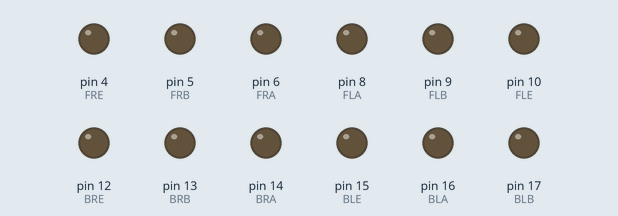
Recording of a sketch running on a simulated Arduino Uno, built with avr-gcc and run on an emulated ATmega328P. Parts: output pins drawn as LEDs (lit = HIGH). What the sketch prints to the serial monitor is not drawn.

Above: at 0.1 s.
At 1.1 s:
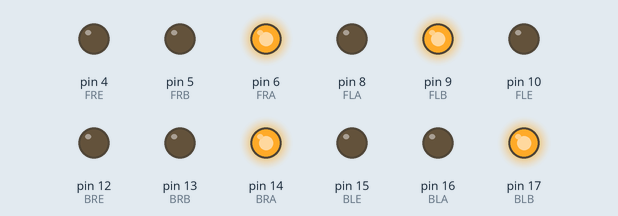
Timing chart, 0 to 2.6 s (numbered marks = the images above):
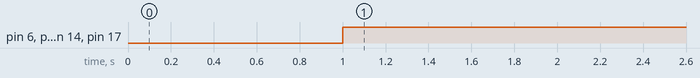

Measured:
- by itself, pin 6 (FRA), pin 9 (FLB), pin 14 (BRA), pin 17 (BLB): LOW → HIGH at 1.0 s

The sketch:

robotcontroller.ino
```cpp
int FLA = 8;
int FLB = 9;
int FLE = 10;

int FRA = 6;
int FRB = 5;
int FRE = 4;

int BLA = 16;
int BLB = 17;
int BLE = 15;

int BRA = 14;
int BRB = 13;
int BRE = 12;


const int MINDUTYCYCLE = 100;
const int MAXDUTYCYCLE = 255;

const int FL = 0;
const int FR = 1;
const int BL = 2;
const int BR = 3;

unsigned long lastCommandTime = 0;

void setup()
{
  Serial.begin(9600);
  Serial.println("Hello");
  pinMode(FLA,OUTPUT);
  pinMode(FLB,OUTPUT);
  pinMode(FLE,OUTPUT);
  pinMode(FRA,OUTPUT);
  pinMode(FRB,OUTPUT);
  pinMode(FRE,OUTPUT);
  pinMode(BLA,OUTPUT);
  pinMode(BLB,OUTPUT);
  pinMode(BLE,OUTPUT);
  pinMode(BRA,OUTPUT);
  pinMode(BRB,OUTPUT);
  pinMode(BRE,OUTPUT);
}
int motorSelect = -1;
int motorPower = -1;
void loop()
{
  if (millis() - lastCommandTime > 1000)
  {
    StopMotors();
  }

  if(Serial.available() > 0)
  {
    if(motorSelect != -1)
    {
      motorPower = Serial.read();
      motorPower -= 128;
      float mp = motorPower / 128.0;
      switch (motorSelect)
      {
        case FL:
            FLSpin(mp);
            break;
        case FR:
            FRSpin(mp);
            break;
        case BL:
            BLSpin(mp);
            break;
        case BR:
            BRSpin(mp);
            break;
      }
      motorSelect = -1;
      lastCommandTime = millis();
    }
    else
    {
      motorSelect = Serial.read();
    }

  }
}
int getDutyCycle(float power)
{
  int dutyCycle = 0;
  if(power > 0.0)
  {
    dutyCycle = min(MINDUTYCYCLE + (MAXDUTYCYCLE-MINDUTYCYCLE)*power,MAXDUTYCYCLE);
  }
  return dutyCycle;
}
void StopMotors()
{
  FLSpin(0.0);
  FRSpin(0.0);
  BLSpin(0.0);
  BRSpin(0.0);
}
void FLSpin(float power)
{
  int dutyCycle = 0;
  //spin counter-clockwise on positive values
  if(power >= 0)
  {
    digitalWrite(FLA,LOW);
    digitalWrite(FLB,HIGH);
    dutyCycle = getDutyCycle(power);
  }
  //spin clockwise on negative values
  else
  {
    digitalWrite(FLA,HIGH);
    digitalWrite(FLB,LOW);
    dutyCycle = getDutyCycle(power*-1);
  }
  analogWrite(FLE,dutyCycle);
}
void FRSpin(float power)
{
  int dutyCycle = 0;
  //spin clockwise on positive values
  if(power >= 0)
  {
    digitalWrite(FRA,HIGH);
    digitalWrite(FRB,LOW);
    dutyCycle = getDutyCycle(power);
  }
  //spin counter-clockwise on negative values
  else
  {
    digitalWrite(FRA,LOW);
    digitalWrite(FRB,HIGH);
    dutyCycle = getDutyCycle(power*-1);
  }
  analogWrite(FRE,dutyCycle);
}
void BLSpin(float power)
{
  int dutyCycle = 0;
  //spin counter-clockwise on positive values
  if(power >= 0)
  {
    digitalWrite(BLA,LOW);
    digitalWrite(BLB,HIGH);
    dutyCycle = getDutyCycle(power);
  }
  //spin clockwise on negative values
  else
  {
    digitalWrite(BLA,HIGH);
    digitalWrite(BLB,LOW);
    dutyCycle = getDutyCycle(power*-1);
  }
  analogWrite(BLE,dutyCycle);
}
void BRSpin(float power)
{
  int dutyCycle = 0;
  //spin clockwise on positive values
  if(power >= 0)
  {
    digitalWrite(BRA,HIGH);
    digitalWrite(BRB,LOW);
    dutyCycle = getDutyCycle(power);
  }
  //spin counter-clockwise on negative values
  else
  {
    digitalWrite(BRA,LOW);
    digitalWrite(BRB,HIGH);
    dutyCycle = getDutyCycle(power*-1);
  }
  analogWrite(BRE,dutyCycle);
}
```
